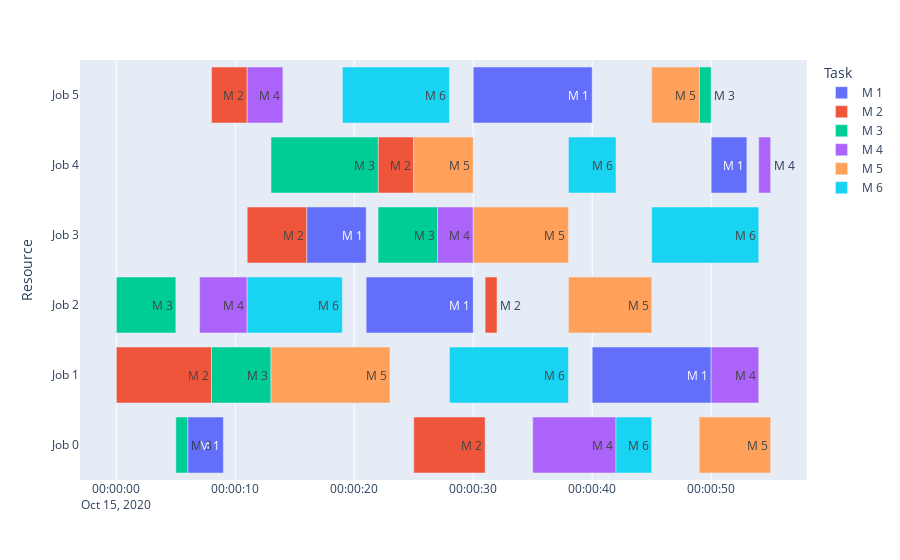

Source (notebook cell):
### Code cell
#JSP.ipynb

#讀檔
import pandas as pd
import numpy as np
import time
import pulp  

processing_time=pd.read_excel("Jobshop.xlsx",sheet_name="processing_time",header = None)
machine_order=pd.read_excel("Jobshop.xlsx",sheet_name="machine_order",header = None)

pt = processing_time.values
mo = machine_order.values

model = pulp.LpProblem("MIN_makespan", pulp.LpMinimize)

# 決策變數
dv = pulp.LpVariable.dicts("start_time",((i, j) for i in range(6) for j in range(6)),lowBound=0,cat='Continuous')

b =  pulp.LpVariable.dicts("binary_var",((i, j,o) for i in range(6) for j in range(6) for o in range(6) if j<o),lowBound=0,cat='Binary')

Cmax = pulp.LpVariable('Cmax',lowBound = 0, cat='Continuous')

# 目標式 : Min Cmax
model = pulp.LpProblem("MIN_makespan", pulp.LpMinimize)
model += Cmax

# 限制式:
for j in range(6):
    for i in range(5):
       I = mo[j,i]
       K = mo[j,i+1]
       J = j
       model += (dv[K,J] - dv[I,J]) >= pt[J][list(mo[J]).index(I)]
       
for j in range(6):
    for i in range(6):
       I = mo[j,i]
       J = j
       model += (Cmax - dv[I,J]) >= pt[J][list(mo[J]).index(I)]
       
for i in range(6):
    for j in range(6):
        for l in range(6):
            if j<l:
                I=i
                L = l
                J = j
                model += (dv[I,J] - dv[I,L]) >= (pt[L][list(mo[L]).index(I)] - 100*(1-b[i,J,L]))
                model += (dv[I,L] - dv[I,J]) >= (pt[J][list(mo[J]).index(I)] - 100*(b[i,J,L]))

# 求解       
start_time = time.time()
model.solve()
pulp.LpStatus[model.status]     

for var in dv:
    var_value = dv[var].varValue
    print( var[0],'-',var[1] ,var_value)

total_cost = pulp.value(model.objective)
print ('min cost:',total_cost)
print('the elapsed time:%s'% (time.time() - start_time))

'''--------plot gantt chart-------'''
import plotly.express as px
import datetime

m_keys=[j for j in range(6)]
j_keys=[j for j in range(6)]
key_count={key:0 for key in j_keys}
j_count={key:0 for key in j_keys}
m_count={key:0 for key in m_keys}
j_record={}

for var in dv:
    var_value = dv[var].varValue
    
    start_time=str(datetime.timedelta(seconds=var_value)) # convert seconds to hours, minutes and seconds
    end_time=str(datetime.timedelta(seconds=var_value+pt[var[1]][list(mo[var[1]]).index(var[0])]))
        
    j_record[(var[1],var[0])]=[start_time,end_time]
    
    key_count[i]=key_count[i]+1
        

df=[]
for m in m_keys:
    for j in j_keys:
        df.append(dict(Task='M %s'%(m+1), Start='2020-10-15 %s'%(str(j_record[(j,m)][0])), Finish='2020-10-15 %s'%(str(j_record[(j,m)][1])),Resource='Job %s'%(j)))
    
fig = px.timeline(df, x_start="Start", x_end="Finish", y="Resource", color="Task",text="Task")
fig.show()

### Figure 1 — Plotly figure (JSON) as saved in the notebook; plotly's stock layout.template omitted (floating-point values rounded to 4 significant figures)
{"data": [{"alignmentgroup": "True", "base": ["2020-10-15 0:00:06", "2020-10-15 0:00:40", "2020-10-15 0:00:21", "2020-10-15 0:00:16", "2020-10-15 0:00:50", "2020-10-15 0:00:30"], "hovertemplate": "Task=%{text}<br>Start=%{base}<br>Finish=%{x}<br>Resource=%{y}<extra></extra>", "legendgroup": "M 1", "marker": {"color": "#636efa"}, "name": "M 1", "offsetgroup": "M 1", "orientation": "h", "showlegend": true, "text": ["M 1", "M 1", "M 1", "M 1", "M 1", "M 1"], "textposition": "auto", "type": "bar", "x": [3000, 10000, 9000, 5000, 3000, 10000], "xaxis": "x", "y": ["Job 0", "Job 1", "Job 2", "Job 3", "Job 4", "Job 5"], "yaxis": "y"}, {"alignmentgroup": "True", "base": ["2020-10-15 0:00:25", "2020-10-15 0:00:00", "2020-10-15 0:00:31", "2020-10-15 0:00:11", "2020-10-15 0:00:22", "2020-10-15 0:00:08"], "hovertemplate": "Task=%{text}<br>Start=%{base}<br>Finish=%{x}<br>Resource=%{y}<extra></extra>", "legendgroup": "M 2", "marker": {"color": "#EF553B"}, "name": "M 2", "offsetgroup": "M 2", "orientation": "h", "showlegend": true, "text": ["M 2", "M 2", "M 2", "M 2", "M 2", "M 2"], "textposition": "auto", "type": "bar", "x": [6000, 8000, 1000, 5000, 3000, 3000], "xaxis": "x", "y": ["Job 0", "Job 1", "Job 2", "Job 3", "Job 4", "Job 5"], "yaxis": "y"}, {"alignmentgroup": "True", "base": ["2020-10-15 0:00:05", "2020-10-15 0:00:08", "2020-10-15 0:00:00", "2020-10-15 0:00:22", "2020-10-15 0:00:13", "2020-10-15 0:00:49"], "hovertemplate": "Task=%{text}<br>Start=%{base}<br>Finish=%{x}<br>Resource=%{y}<extra></extra>", "legendgroup": "M 3", "marker": {"color": "#00cc96"}, "name": "M 3", "offsetgroup": "M 3", "orientation": "h", "showlegend": true, "text": ["M 3", "M 3", "M 3", "M 3", "M 3", "M 3"], "textposition": "auto", "type": "bar", "x": [1000, 5000, 5000, 5000, 9000, 1000], "xaxis": "x", "y": ["Job 0", "Job 1", "Job 2", "Job 3", "Job 4", "Job 5"], "yaxis": "y"}, {"alignmentgroup": "True", "base": ["2020-10-15 0:00:35", "2020-10-15 0:00:50", "2020-10-15 0:00:07", "2020-10-15 0:00:27", "2020-10-15 0:00:54", "2020-10-15 0:00:11"], "hovertemplate": "Task=%{text}<br>Start=%{base}<br>Finish=%{x}<br>Resource=%{y}<extra></extra>", "legendgroup": "M 4", "marker": {"color": "#ab63fa"}, "name": "M 4", "offsetgroup": "M 4", "orientation": "h", "showlegend": true, "text": ["M 4", "M 4", "M 4", "M 4", "M 4", "M 4"], "textposition": "auto", "type": "bar", "x": [7000, 4000, 4000, 3000, 1000, 3000], "xaxis": "x", "y": ["Job 0", "Job 1", "Job 2", "Job 3", "Job 4", "Job 5"], "yaxis": "y"}, {"alignmentgroup": "True", "base": ["2020-10-15 0:00:49", "2020-10-15 0:00:13", "2020-10-15 0:00:38", "2020-10-15 0:00:30", "2020-10-15 0:00:25", "2020-10-15 0:00:45"], "hovertemplate": "Task=%{text}<br>Start=%{base}<br>Finish=%{x}<br>Resource=%{y}<extra></extra>", "legendgroup": "M 5", "marker": {"color": "#FFA15A"}, "name": "M 5", "offsetgroup": "M 5", "orientation": "h", "showlegend": true, "text": ["M 5", "M 5", "M 5", "M 5", "M 5", "M 5"], "textposition": "auto", "type": "bar", "x": [6000, 10000, 7000, 8000, 5000, 4000], "xaxis": "x", "y": ["Job 0", "Job 1", "Job 2", "Job 3", "Job 4", "Job 5"], "yaxis": "y"}, {"alignmentgroup": "True", "base": ["2020-10-15 0:00:42", "2020-10-15 0:00:28", "2020-10-15 0:00:11", "2020-10-15 0:00:45", "2020-10-15 0:00:38", "2020-10-15 0:00:19"], "hovertemplate": "Task=%{text}<br>Start=%{base}<br>Finish=%{x}<br>Resource=%{y}<extra></extra>", "legendgroup": "M 6", "marker": {"color": "#19d3f3"}, "name": "M 6", "offsetgroup": "M 6", "orientation": "h", "showlegend": true, "text": ["M 6", "M 6", "M 6", "M 6", "M 6", "M 6"], "textposition": "auto", "type": "bar", "x": [3000, 10000, 8000, 9000, 4000, 9000], "xaxis": "x", "y": ["Job 0", "Job 1", "Job 2", "Job 3", "Job 4", "Job 5"], "yaxis": "y"}], "layout": {"barmode": "overlay", "legend": {"title": {"text": "Task"}, "tracegroupgap": 0}, "margin": {"t": 60}, "xaxis": {"anchor": "y", "domain": [0, 1], "type": "date"}, "yaxis": {"anchor": "x", "domain": [0, 1], "title": {"text": "Resource"}}}}
